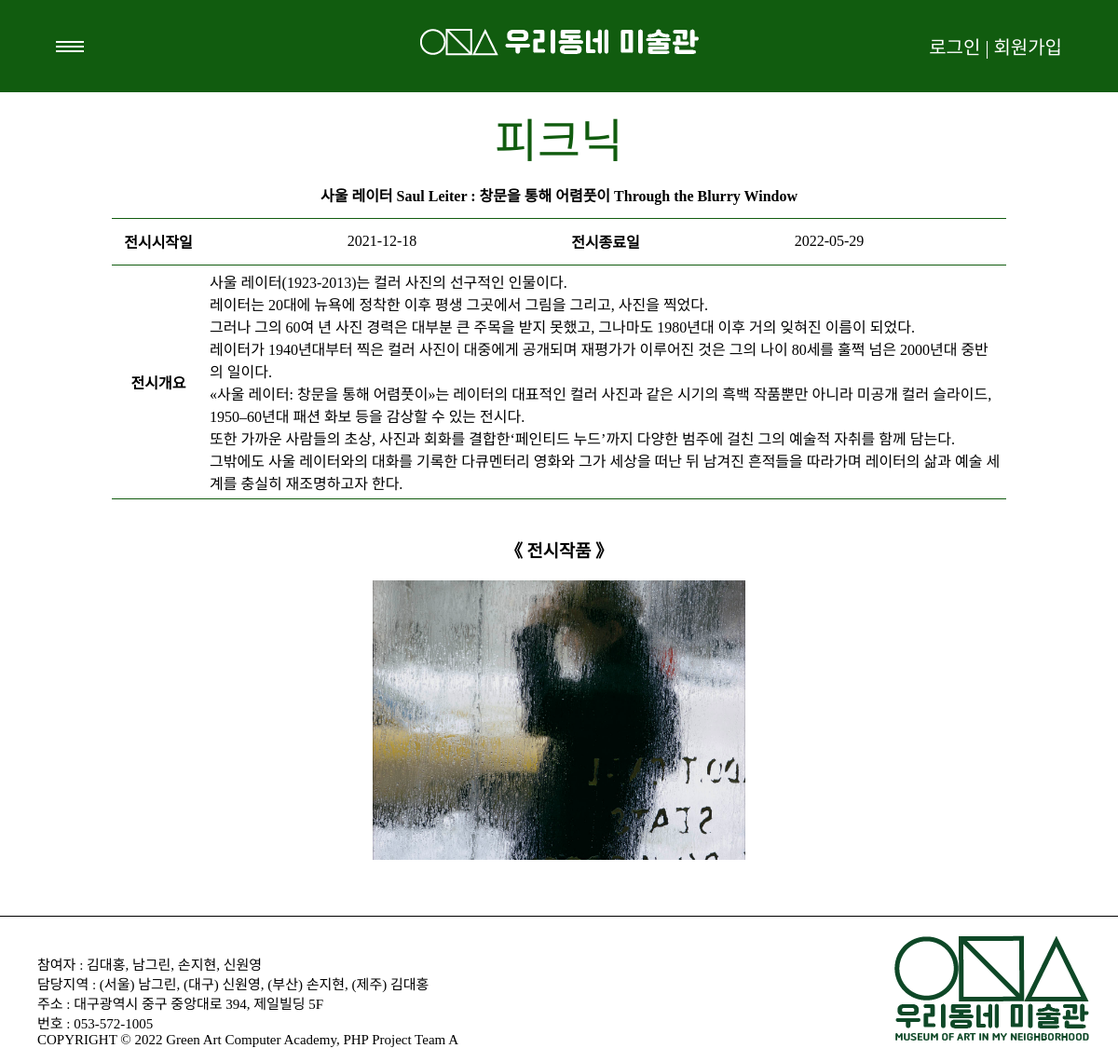
The app's page /show/show_detail.php?s_id=12 with its own data.
### tables this page shows
CREATE TABLE IF NOT EXISTS `show_t` (
  `s_id` int(10) unsigned NOT NULL AUTO_INCREMENT,
  `gal_id` int(10) unsigned NOT NULL,
  `s_nm` varchar(100) NOT NULL,
  `s_s_date` date DEFAULT NULL,
  `s_e_date` date DEFAULT NULL,
  `s_ctnt` varchar(3000) DEFAULT NULL,
  `s_post` varchar(1000) DEFAULT NULL,
  `s_score` int(10) DEFAULT NULL,
  PRIMARY KEY (`s_id`),
  KEY `gal_id` (`gal_id`),
  CONSTRAINT `show_t_ibfk_1` FOREIGN KEY (`gal_id`) REFERENCES `gallery_t` (`gal_id`)
);

CREATE TABLE IF NOT EXISTS `gallery_t` (
  `gal_id` int(10) unsigned NOT NULL AUTO_INCREMENT,
  `loc_id` int(10) unsigned NOT NULL,
  `gal_nm` varchar(30) NOT NULL,
  `gal_intro` varchar(1000) DEFAULT NULL,
  `gal_img` varchar(100) DEFAULT NULL,
  PRIMARY KEY (`gal_id`),
  KEY `loc_id` (`loc_id`),
  CONSTRAINT `gallery_t_ibfk_1` FOREIGN KEY (`loc_id`) REFERENCES `local_t` (`loc_id`)
);

CREATE TABLE IF NOT EXISTS `picture_t` (
  `pic_id` int(10) unsigned NOT NULL AUTO_INCREMENT,
  `s_id` int(10) unsigned NOT NULL,
  `pic_img` varchar(100) DEFAULT NULL,
  PRIMARY KEY (`pic_id`),
  KEY `s_id` (`s_id`),
  CONSTRAINT `picture_t_ibfk_1` FOREIGN KEY (`s_id`) REFERENCES `show_t` (`s_id`)
);

### db/db_board.php (called while the page is built, shortened)
<?php
function sel_location()
{
   $sql = " SELECT * FROM local_t ";
   $conn = get_conn();
   $result = mysqli_query($conn, $sql);
   return $result;
}
function sel_detail(&$param)
{
   $s_id = $param['s_id'];
   $sql =
      "SELECT S.*, G.gal_id , G.gal_nm
    FROM show_t S
    INNER JOIN gallery_t G
    ON S.gal_id = G.gal_id
    WHERE S.s_id = '$s_id'
   ";
   $conn = get_conn();
   $result = mysqli_query($conn, $sql);
   return mysqli_fetch_assoc($result);
}
function sel_show_list($param)
{
   $s_id = $param['s_id'];
   $sql =
      "SELECT S.s_id, S.gal_id, S.s_nm, S.s_s_date, S.s_e_date, S.s_post, P.pic_img
    FROM show_t S
    INNER JOIN picture_t P
    ON S.s_id = P.s_id
    WHERE S.s_id = '$s_id'
   ";
   $conn = get_conn();
   $result = mysqli_query($conn, $sql);
   return $result;
}

### show/show_detail.php (the view, shortened to what this page needs)
<?php
include_once "../db/db_board.php";
$s_id = $_GET["s_id"];
$param = [
    "s_id" => $s_id
];
$result = sel_detail($param);
$list = sel_show_list($param);
?>
<!DOCTYPE html>
<html lang="en">
<head>
    <link rel="stylesheet" href="../css/main.css">
    <link rel="stylesheet" href="../css/show_detail.css">
</head>
<body>
    <?php include_once "../main/header_1.php"; ?>
    <div id="container">
        <div class="gal_nm"><?= $result["gal_nm"] ?></div>
        <table>
            <tr>
                <th rowspan="2" colspan="6"><?= $result["s_nm"] ?></th>
            </tr>
            <tr>
            </tr>
            <tr>
                <th>전시시작일</th>
                <td class="date" colspan="2"><?= $result["s_s_date"] ?></td>
                <th>전시종료일</th>
                <td class="date" colspan="3"><?= $result["s_e_date"] ?></td>
            </tr>
            <tr>
                <th>전시개요</th>
                <td colspan="4"><?= nl2br($result["s_ctnt"]) ?></td>
            </tr>
        </table>
        <div class="h3">
            <h3>《 전시작품 》</h3>
            <div class="img">
            <?php foreach ($list as $item) { ?>
                <img src="../images/1/<?= $item['pic_img'] ?>">
            <?php } ?>
        </div>
        </div>
    </div>
    <?php include_once "../main/footer.php"; ?>
</body>
</html>

### css/main.css (style rules this page uses)
* { margin: 0; padding: 0; list-style: none; text-decoration: none; box-sizing: border-box; }
html, body { margin: 0 auto; padding: 0; width: 100%; }
body { display: flex; min-height: 100vh; flex-direction: column; }
#container { width: 100%; position: relative; flex-grow: 1; z-index: 1; }

### css/show_detail.css (style rules this page uses)
html, body { height: 100%; width: 100%; margin: 0; padding: 0; }
.gal_nm { border: 1px solid white; text-align: center; width: 80%; font-size: 50px; margin: 0 auto; margin-top: 10px; color: rgb(17, 92, 15); }
table { border-collapse: collapse; margin: 0 auto; padding-top: 10px; width: 80%; }
th { height: 50px; width: 100px; text-align: center; }
th, td { border-bottom: 1px solid rgb(17, 92, 15); color: black; }
td { padding: 5px; }
.date { text-align: center; }
.h3 { padding: 40px 0; }
.h3 > h3 { text-align: center; }
.h3 .img { display: flex; justify-content: center; align-items: center; border-collapse: collapse; margin: auto; padding: 20px; width: 80%; }
.img img { width: 400px; height: 300px; object-fit: cover; }

### css/header_1.css (style rules this page uses)
html, body { height: 100%; margin: 0; padding: 0; }

### records on screen
show_t: gal.gal_nm "피크닉", s_nm "사울 레이터 Saul Leiter : 창문을 통해 어렴풋이 Through the Blurry Window", s_s_date "2021-12-18", s_e_date "2022-05-29", s_ctnt "사울 레이터(1923-2013)는 컬러 사진의 선구적인 인물이다. 레이터는 20대에 뉴욕에 정착한 이후 평생 그곳에서 그림을 그리고, 사진을 찍었다. 그러나 그의 60여 년 사진 경력은 대부분 큰 주목을 받지 못했고, 그나마도 1980년대 이후 거의 잊혀진 이름이 되었다. 레이터가 1940년대부터 찍은 컬러 사진이 대중에게 공개되며 재평가가 이루어진 것은 그의 나이 80세를 훌쩍 넘은 2000년대 중반의 일이다. «사울 레이터: 창문을 통해 어렴풋이»는 레이터의 대표적인 컬러 사진과 같은 시기의 흑백 작품뿐만 아니라 미공개 컬러 슬라이드, 1950–60년대 패션 화보 등을 감상할 수 있는 전시다. 또한 가까운 사람들의 초상, 사진과 회화를 결합한‘페인티드 누드’까지 다양한 범주에 걸친 그의 예술적 자취를 함께 담는다. 그밖에도 사울 레이터와의 대화를 기록한 다큐멘터리 영화와 그가 세상을 떠난 뒤 남겨진 흔적들을 따라가며 레이터의 삶과 예술 세계를 충실히 재조명하고자 한다."
picture_t: pic_img (picture)
